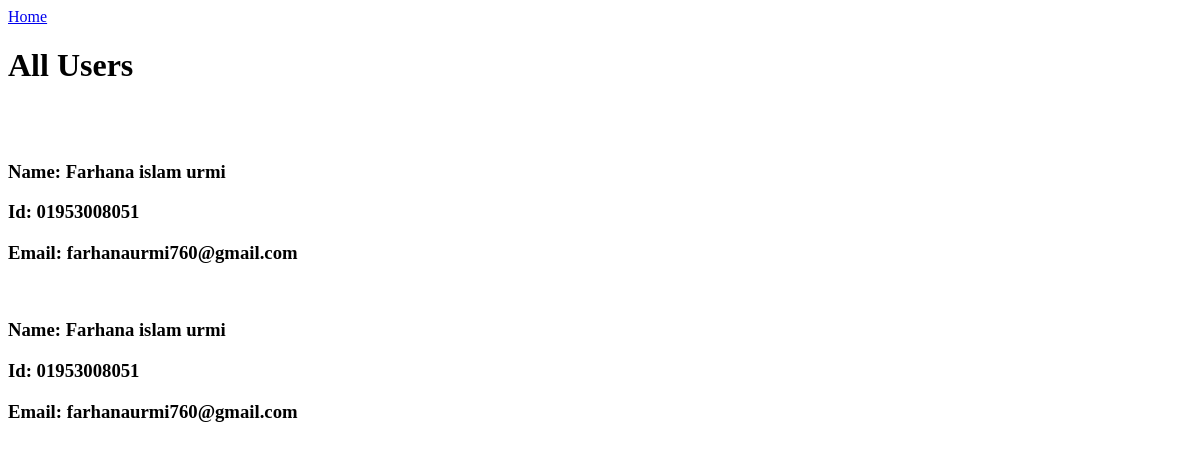
/users (signed in), run on an earlier commit of the app's database.
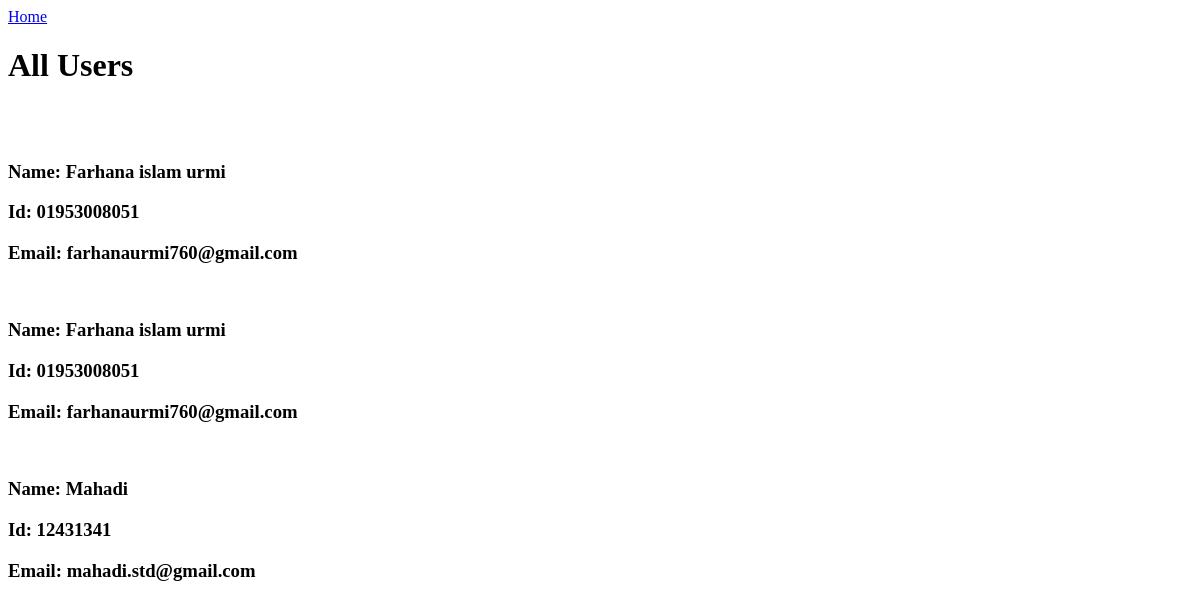
And on a later commit of the database.
### app/models.py (models this page shows, shortened)
class Admin(models.Model):
    name=models.CharField(max_length=50)
    contact_no=models.CharField(max_length=25)
    email=models.EmailField(max_length=60, null=True, blank=True)
    admin = models.ForeignKey(User,on_delete=models.CASCADE)

### app/decorators.py (the view)
	def wrapper_function(request, *args, **kwargs):
		group = None
		if request.user.groups.exists():
			group = request.user.groups.all()[0].name
		if group == 'staff':
			return redirect('home')
		if group == 'manager':
			return view_func(request, *args, **kwargs)
		if group==None:
			return HttpResponse('You are not authorized to view this page')

### app/views.py (called while the page is built)
@login_required
@manager_only
def alluser(request):
    admin = Admin.objects.all()
    return render(request,'app/alluser.html',{'admin':admin})

### app/templates/app/alluser.html (shortened to what this page needs)
<a href="/">Home</a>
<h1>All Users</h1><br>
{% for i in admin %}
<h3>Name: {{ i.name }}</h3>
<h3>Id: {{ i.contact_no }}</h3>
<h3>Email: {{ i.email }}</h3>
{% endfor %}

What changed in the data, as far as the page shows it:
added Admin: name "Mahadi", contact_no "12431341", email "mahadi.std@gmail.com"
